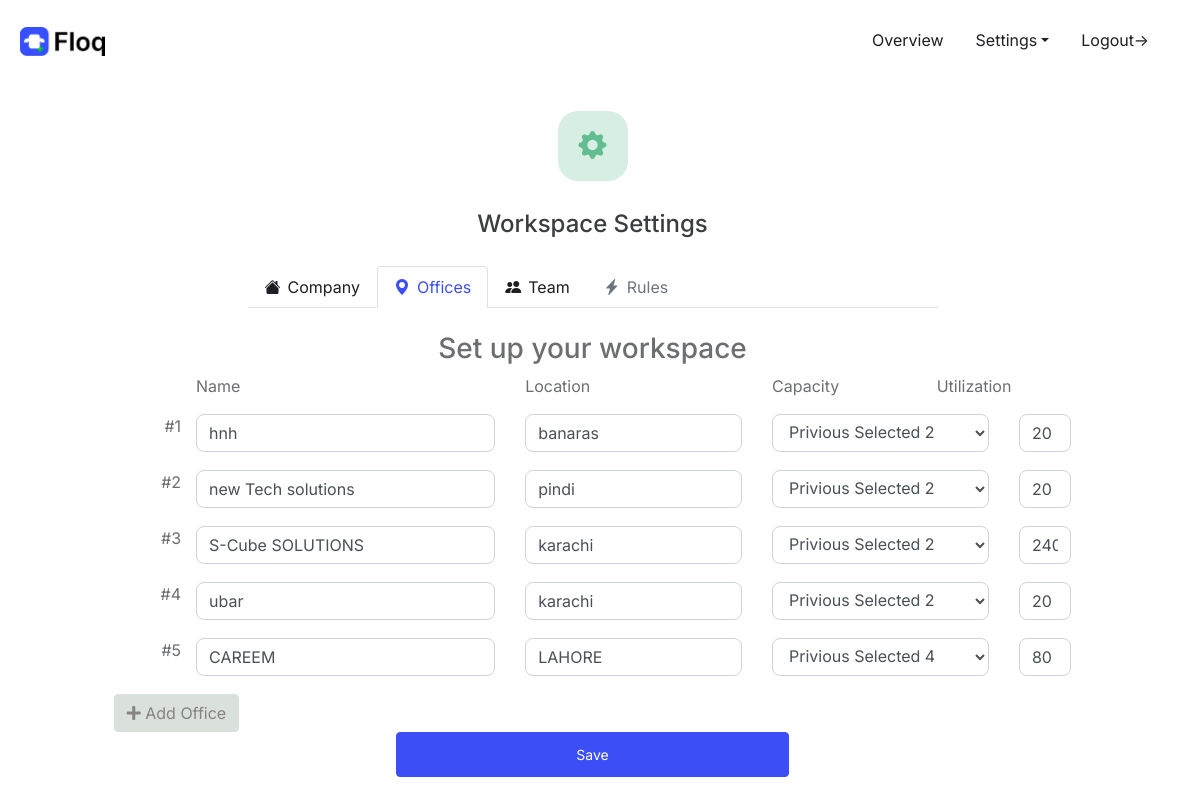
The page /office_profile/ (signed in) on the database its author committed.
### organization/models.py (models this page shows)
class Office(models.Model):
    office_name         = models.CharField(max_length=50)
    office_location     = models.CharField(max_length=50)
    office_capacity     = models.IntegerField()
    utilization         = models.IntegerField(default=0)
    organization        = models.ForeignKey(Organization, on_delete=models.CASCADE)

### organization/views.py (the view)
# urls.py: path('office_profile/', office_profile_view, name='office_profile'),
@login_required
def office_profile_view(request):
    if request.method == "POST":
        try:
            name = request.POST.getlist('name')
            location = request.POST.getlist('location')
            Utilization = request.POST.getlist('Utilization')
            capacity = request.POST.getlist('capacity')
            status = request.POST.getlist('Addstatus')
            previousname = request.POST.getlist('previousname')
            fetchOrganizationObj = Organization.objects.get(creator_user_id = request.session['userord'])
            for i,j,k,m,n,o in zip(name,location,Utilization,capacity,status,previousname):
                if n == "false":
                    print(i,j,k,m,n,o)
                    print("stuck if")
                    print(i,j,k,m,n,o)
                    fetchdata = Office.objects.filter(office_name = i)
                    if not fetchdata:
                        uti = int(k) * int(m)
                        store = Office(office_name = i,office_location = j,office_capacity = m,utilization = uti,organization = fetchOrganizationObj )
                        store.save()
                elif n == "true":
                    print("stuck elif")
                    print(i,j,k,m,n,o)
                    fetchprevios = Office.objects.get(office_name = o)
                    fetchdata = Office.objects.filter(office_name = i)
                    if fetchdata:
                        fetchdata[0].office_location = j
                        print("this is ",m,k)
                        if not fetchdata[0].office_capacity == int(m):
                            print("this is condition is true")
                            fetchdata[0].office_capacity = m
                        elif not fetchdata[0].utilization == int(k):
                            uti = int(k) * int(m)
                            fetchdata[0].utilization = uti
                        fetchdata[0].save()
                    else:
                        fetchprevios.office_name = i
                        fetchprevios.office_location = j
                        fetchprevios.office_capacity = m
                        uti = int(k) * int(m)
                        fetchprevios.utilization = uti
                        fetchprevios.save()
            return redirect('/office_profile/')
        except:
            return redirect('/office_profile/')
    else:
        fetchdata = Office.objects.all()
        return render(request, 'organization/office_profile.html',{'data':fetchdata})

### organization/templates/organization/office_profile.html (shortened to what this page needs)
{% extends "overview/base_general.html" %}
{% load crispy_forms_tags %}
{% block content %}
<div class="container div-top-margin-25">
  <div class="row justify-content-center">
    <div class="col-sm-12 col-md-8 text-center">
      <div>
        <div class="row justify-content-center align-middle">
          <div class="icon-square">
            <i class="bi bi-gear-fill"></i>
          </div>
        </div>
        <header class="mb-4 form-heading">Workspace Settings</header>
        <div class="pb-4 div-nab-tab">
          <ul class="nav nav-tabs" id="nav-tab" role="tablist">
            <li class="nav-item nav-settings">
              <a class="nav-link" href="{% url 'organization_profile' %}"><i
                  class="bi bi-house-fill i-nav"></i>Company</a>
            </li>
            <li class="nav-item nav-settings">
              <a class="nav-link active" id="nav-active" aria-current="page" href="{% url 'office_profile' %}"><i
                  class="bi-geo-alt-fill i-nav"></i>Offices</a>
            </li>
            <li class="nav-item nav-settings">
              <a class="nav-link" href="{% url 'team_profile' %}"><i class="bi bi-people-fill i-nav"></i>Team</a>
            </li>
            <li class="nav-item">
              <a class="nav-link disabled" href="#" tabindex="-1" aria-disabled="true"><i
                  class="bi bi-lightning-charge-fill i-nav"></i>Rules</a>
            </li>
          </ul>
        </div>
      </div>
    </div>
  </div>
</div>
<div>
  <div class="text-center">
    <h3>Set up your workspace</h3>
  </div>
  <div class="col-md-11 col-lg-10 col-xs-12 mx-auto">
    <form action="/office_profile/" method = "POST">
      <div class="row mb-3">
        <div class="col-md-1"></div>
        <div class="col-md-4">Name</div>
        <div class="col-md-3">Location</div>
        <div class="col-md-2">Capacity</div>
        <div class="col-md-2">Utilization</div>
      </div>
      {% for j in data  %}
      <div class="row mb-2">
        <div class="col-md-1 text-right p-0 m-0">#{{forloop.counter}}</div>
        <div class="col-md-4"><input type="text" name="name" value="{{j.office_name}}" class="form-control c-form-radius"
            placeholder="Name your office or an area"></div>
        <div class="col-md-3">
          <input type="text" name="location" class="form-control c-form-radius" placeholder="Location of your office" value="{{j.office_location}}">
        </div>
        <div class="col-md-3">
          <select class="form-control c-form-radius" name="capacity">
                <option value="{{j.office_capacity}}">Privious Selected {{j.office_capacity}}</option>
          </select>
        </div>
        <div class="col-md-1">
          <input value = "{{j.utilization}}" type="text" name="Utilization" class="form-control c-form-radius" placeholder="1-100%">
        </div>
      </div>
      {% endfor %}
      <button type="button" class="btn c-btn-default" id="appendoffice"><i class="fa fa-plus"></i> Add Office</button>
      <div class="form-group text-center">
        <button class="btn btn-primary c-btn-size">Save</button><br>
      </div>
    </form>
  </div>
</div>
{% endblock content %}

### overview/templates/overview/base_general.html (shortened to what this page needs)
{% load static %}
<!DOCTYPE html>
<html>
<head>
    <link rel="stylesheet" href="https://stackpath.bootstrapcdn.com/bootstrap/4.4.1/css/bootstrap.min.css"
>
    <link rel="stylesheet" href="https://cdn.jsdelivr.net/npm/bootstrap-icons@1.4.1/font/bootstrap-icons.css">
    <link
            rel="stylesheet"
            href="https://cdnjs.cloudflare.com/ajax/libs/font-awesome/5.13.0/css/all.min.css">
    <link rel="stylesheet" type="text/css" href="{% static 'overview/css/main.css' %}">
</head>
<body>
<div class="container-fluid">
    <div class="row">
        <div class="col-md-12">
            <nav class="nav">
                {% if user.is_authenticated %}
                    <a class="navbar-brand mr-auto" href="{% url 'overview' %}">
                        <img src="{% static 'overview/img/Floq_Logo.png' %}" alt="Floq Logo" width="85px"> </a>
                {% else %}
                    <a class="navbar-brand mr-auto" href="{% url 'landingpage' %}">
                        <img src="{% static 'overview/img/Floq_Logo.png' %}" alt="Floq Logo" width="85px"> </a>
                {% endif %}
                {% if user.is_authenticated %}
                    <a class="nav-link justify-content-end navbar-custom" href="{% url 'overview' %}">Overview</a>
                    <li class="nav-item dropdown">
                        <a class="nav-link dropdown-toggle" href="#" id="navbarDropdownMenuLink" data-toggle="dropdown"
                           aria-haspopup="true" aria-expanded="false">Settings</a>
                    </li>
                    <a class="nav-link justify-content-end navbar-custom" href="{% url 'logout' %}">Logout-></a>
                {% else %}
                    <a class="nav-link justify-content-end navbar-custom" href="#">Why floq</a>
                    <a class="nav-link justify-content-end navbar-custom" href="#">About us</a>
                    <a class="nav-link justify-content-end navbar-custom" href="{% url 'login' %}">Login</a>
                {% endif %}
            </nav>
        </div>
    </div>
    {% block content %}{% endblock %}
</body>
</html>

### overview/static/overview/css/main.css (style rules this page uses)
input { margin-bottom: 10px !important; }
.nav { margin-top: 20px !important; margin-left: 20px !important; margin-right: 20px !important; }
.nav-link { color: #1e1e24; }
.div-nab-tab { min-width: max-content; }
.nav-settings { color: #3B3D3F; }
.nav-item { min-width: max-content; }
#nav-active { color: #3C4EF5; }
.btn-primary { background-color: #3C4EF5 !important; border-color: #3C4EF5 !important; vertical-align: middle !important; min-width: 200px; min-height: 20px; font-size: 14px; }
body { font-family: 'Inter', sans-serif; font-size: 16px; font-weight: 400; background: #fff; color: #6C6E71; }
.div-top-margin-25 { margin-top: 25px; }
.icon-square { display: flex; align-items: center; justify-content: center; height: 70px; width: 70px; border-radius: 20px; margin-top: 25px; margin-bottom: 25px; background-color: #D7EEE2; color: #62BE91; font-size: 28px; }
.i-nav { padding-right: 7px; }
.form-heading { color: #3B3D3F; font-weight: 500; font-size: 24px; }
.form-control::placeholder { color: #ced4da !important; opacity: 1; }
ul { list-style-type: none; padding: 0; margin: 0; }
.container-fluid { padding-left: 0px; }
.c-form-radius { border-radius: 8px !important; }
.c-btn-default { color: #868383; background-color: #dae0dc; border-color: #dae0dc; }
.c-btn-size { height: 45px; padding: 0 179px; margin-bottom:20px; }

### rows shown on the page
Office: name "hnh", location "banaras", Utilization "20"
Office: name "new Tech solutions", location "pindi", Utilization "20"
Office: name "S-Cube SOLUTIONS", location "karachi", Utilization "240"
Office: name "ubar", location "karachi", Utilization "20"
Office: name "CAREEM", location "LAHORE", Utilization "80"
